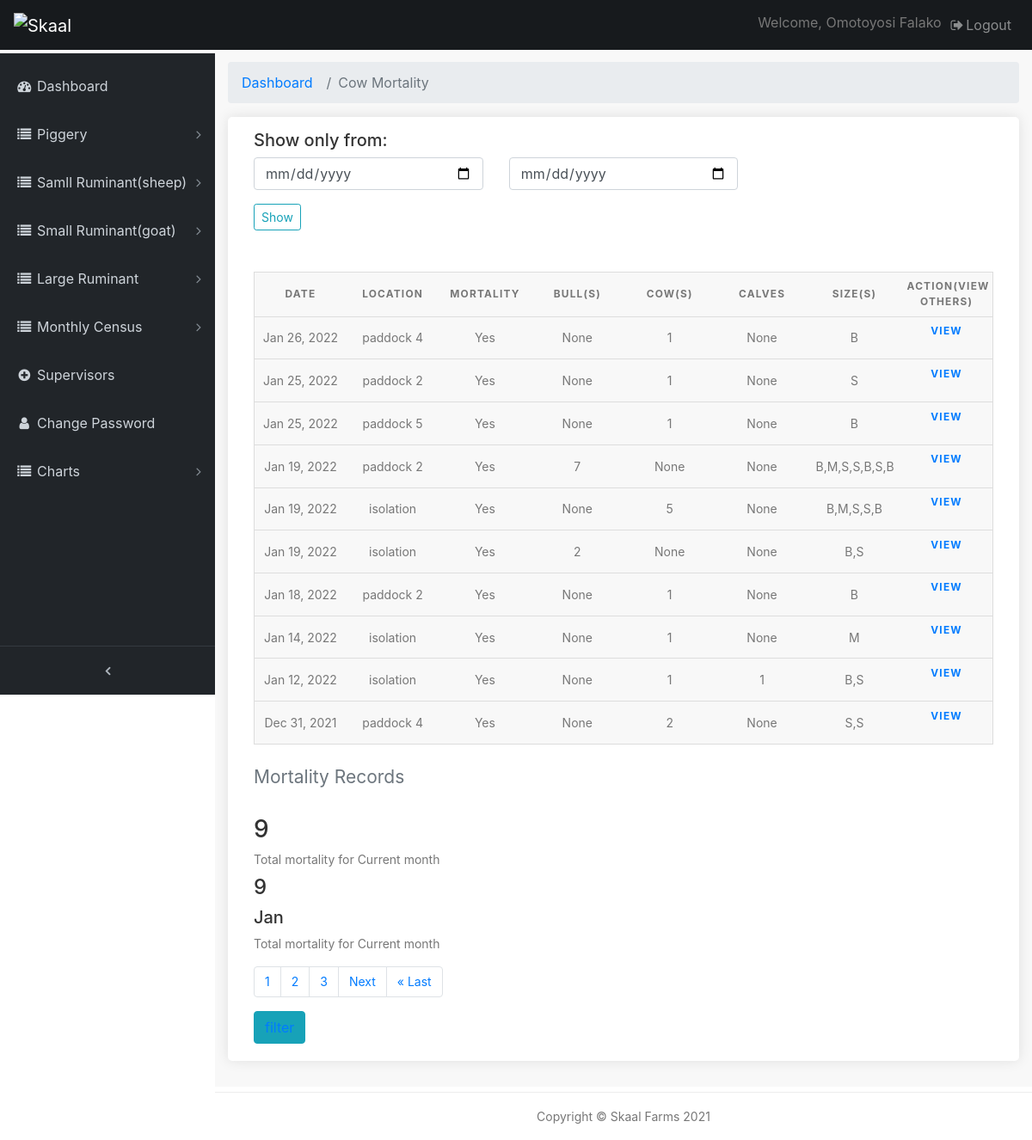
Screenshot of /pages/cow-motality-records (signed in) with the database file from the repository.
### farmrecord/models.py (models this page shows, shortened)
class CowMortality(models.Model):
    mortality = models.CharField(max_length=10, verbose_name='mortality')
    date = models.DateTimeField(default=timezone.now)
    location = models.CharField(max_length=200, verbose_name='loaction(s)')
    cow_num = models.IntegerField(verbose_name='Cow(s)', blank=True, null=True)
    bull_num = models.IntegerField(verbose_name='Bull(s)', blank=True, null=True)
    calves = models.IntegerField(verbose_name='calve(s)', blank=True, null=True)
    section = models.ForeignKey(Section, verbose_name='Section', related_name='category1', null=True, on_delete=models.CASCADE)
    size = models.CharField(max_length=100, verbose_name='Size(s)')
    comment = models.TextField(max_length=500, verbose_name='Cause of death' , blank=True)
    image_1 = models.FileField(verbose_name='first image', blank=True, null=True, upload_to='uploads/',)
    image_2 = models.FileField(verbose_name=' second image', blank=True, null=True, upload_to='uploads/')
    class Meta():
        verbose_name_plural='Cow mortality'

### farmrecord/views.py (the view)
# urls.py: path('cow-motality-records', views.cow_motrec, name='cow_motrec'),
@login_required(login_url='/admin-page/login')
def cow_motrec(request):
    cow_rec =   CowMortality.objects.order_by('-date')
    query_form = CowmotFilter()
    paginated_filtercm = Paginator(cow_rec, 10)
    page_number = request.GET.get('page')
    cm_page_obj = paginated_filtercm.get_page(page_number)
    cowmot_count = CowMortality.objects.all()
    aggregated = cowmot_count.annotate(month=TruncMonth('date')).values('month').annotate(total=Count('mortality'))
    nums = "a" * cm_page_obj.paginator.num_pages
    context = {
        'cm_page_obj': cow_rec,
        'nums': nums,
        'q': query_form,
        'count' : aggregated
    }
    context['cm_page_obj'] = cm_page_obj
    return render(request, 'cowmotrec.html',context)

### farmrecord/forms.py
class CowmotFilter(forms.ModelForm):
    date = forms.DateField(widget=forms.HiddenInput(), required=False)
    start_date = forms.DateField(
        widget=forms.TextInput(attrs={'class': 'form-control', 'type' : 'date', 'placeholder': 'From'}))
    end_date = forms.DateField(
        widget=forms.TextInput(attrs={'class': 'form-control', 'type' : 'date', 'placeholder': 'To'}))
    class Meta:
        model = CowMortality
        fields =('date',)

### templates/cowmotrec.html (shortened to what this page needs)
{% extends 'base.html' %}
{% load static %}
{% block content %}
  <div class="content-wrapper">
    <div class="container-fluid">
      <ol class="breadcrumb">
        <li class="breadcrumb-item">
          <a href="#">Dashboard</a>
        </li>
        <li class="breadcrumb-item active">Cow Mortality</li>
      </ol>
		<div class="box_general padding_bottom">
      <h5>Show only from:</h5>
      <form class="mb-5" action="{% url 'farmrecord:cowmot_filter' %}">
        <div class="row">
          <div class="col-lg-4 col-md-12 form-group">
            {{ q.start_date }}
          </div>
          <div class="col-lg-4 col-md-12 form-group">
            {{ q.end_date }}
          </div>
        </div>
        <input type="submit" class="btn btn-outline-info btn-sm" value="Show">
      </form>
			      <table>
                <caption>Mortality Records</caption>
                <thead>
                  <tr>
                    <th scope="col">Date</th>
                    <th scope="col">Location</th>
                    <th scope="col">Mortality</th>
                    <th scope="col">Bull(s)</th>
                    <th scope="col">Cow(s)</th>
                    <th scope="col">Calves</th>
                    <th scope="col">Size(s)</th>
                    <th scope="col">ACTION(View others)</th>
                  </tr>
                </thead>
                <tbody>
                  {% if  cm_page_obj %}
                  {% for a in cm_page_obj %}
                  <tr>
                    <td data-label="Date">{{ a.date|date:"M d, Y" }}</td>
                    <td data-label="Location">{{ a.location }}</td>
                    <td data-label="Mortality">{{ a.mortality }}</td>
                    <td data-label="Bull(s)">{{ a.bull_num }}</td>
                    <td data-label="Cow(s)">{{ a.cow_num }}</td>
                    <td data-label="Calves">{{ a.calves }}</td>
                    <td data-label="Size(s)">{{ a.size }}</td>
                    <th data-label="Action" class="table"><a href="{% url 'farmrecord:cow_motrec_view' a.id %}" >View</a></th>
                  {% endfor %}
                  {% endif %}
                  </tr>
                </tbody>
            </table>
            {% for a in count %}
            {% if forloop.last %}
            <h3>{{ a.total }}</h3>
            {% endif %}
            {% endfor %}
            {% for a in count %}
            {% if forloop.last %}
            <label for="">Total mortality for Current month</label>
            <h4>{{ a.total }}</h4>
            <h5>{{ a.month|date:"M" }}</h5>
            {% endif %}
            {% endfor %}
            <label for="">Total mortality for Current month</label>
            <div>
              <nav aria-label="Page navigation example">
                <ul class="pagination">
                 {% for i in nums %}
                  <li class="page-item"><a href="?page={{ forloop.counter }}" class="page-link active">{{ forloop.counter }}</a></li>
                 {% endfor %}
                  {% if cm_page_obj.has_next %}
                  <li class="page-item"><a class="page-link" href="?page={{ cm_page_obj.next_page_number }}">Next</a></li>
                  <li class="page-item"><a class="page-link" href="?page={{ cm_page_obj.paginator.num_pages }}">&laquo; Last</a></li>
                  {% endif %}
                </ul>
              </nav>
            </div>
            <button class="btn btn-info"><a href="{% url 'farmrecord:cowmot_filter' %}">filter</a> </button>
		</div>
	  </div>
   	</div>
{% endblock %}

### templates/sidebar.html (shortened to what this page needs)
{% load static %}
<nav class="navbar navbar-expand-lg navbar-dark bg-default fixed-top" id="mainNav">
    <a class="navbar-brand" href="{% url 'farmrecord:index' %}"><img src="" data-retina="true" alt="Skaal" width="150" height="36"></a>
    <div class="collapse navbar-collapse" id="navbarResponsive">
      <ul class="navbar-nav navbar-sidenav" id="exampleAccordion">
        <li class="nav-item" data-toggle="tooltip" data-placement="right" title="Dashboard">
          <a class="nav-link" href="{% url 'farmrecord:index' %}">
            <i class="fa fa-fw fa-dashboard"></i>
            <span class="nav-link-text">Dashboard</span>
          </a>
        </li>
		<li class="nav-item" data-toggle="tooltip" data-placement="right" title="My listings">
          <a class="nav-link nav-link-collapse collapsed" data-toggle="collapse" href="#mortality" data-parent="#mylistings">
            <i class="fa fa-fw fa-list"></i>
            <span class="nav-link-text">Piggery</span>
          </a>
    </li>
    <li class="nav-item" data-toggle="tooltip" data-placement="right" title="My listings">
          <a class="nav-link nav-link-collapse collapsed" data-toggle="collapse" href="#sheep" data-parent="#mylistings">
            <i class="fa fa-fw fa-list"></i>
            <span class="nav-link-text">Samll Ruminant(sheep)</span>
          </a>
    </li>
<li class="nav-item" data-toggle="tooltip" data-placement="right" title="My listings">
  <a class="nav-link nav-link-collapse collapsed" data-toggle="collapse" href="#goat" data-parent="#mylistings">
    <i class="fa fa-fw fa-list"></i>
    <span class="nav-link-text">Small Ruminant(goat)</span>
  </a>
</li>
<li class="nav-item" data-toggle="tooltip" data-placement="right" title="My listings">
  <a class="nav-link nav-link-collapse collapsed" data-toggle="collapse" href="#cow" data-parent="#mylistings">
    <i class="fa fa-fw fa-list"></i>
    <span class="nav-link-text">Large Ruminant</span>
  </a>
</li>
<li class="nav-item" data-toggle="tooltip" data-placement="right" title="My listings">
  <a class="nav-link nav-link-collapse collapsed" data-toggle="collapse" href="#Procurement" data-parent="#mylistings">
    <i class="fa fa-fw fa-list"></i>
    <span class="nav-link-text">Monthly Census</span>
  </a>
</li>
		<li class="nav-item" data-toggle="tooltip" data-placement="right" title="Add listing">
          <a class="nav-link" href="#">
            <i class="fa fa-fw fa-plus-circle"></i>
            <span class="nav-link-text">Supervisors</span>
          </a>
        </li>
		<li class="nav-item" data-toggle="tooltip" data-placement="right" title="My profile">
          <a class="nav-link" href="#">
            <i class="fa fa-fw fa-user"></i>
            <span class="nav-link-text">Change Password</span>
          </a>
        </li>
        <li class="nav-item" data-toggle="tooltip" data-placement="right" title="My listingsc">
          <a class="nav-link nav-link-collapse collapsed" data-toggle="collapse" href="#chart" data-parent="#mylistingsc">
            <i class="fa fa-fw fa-list"></i>
            <span class="nav-link-text">Charts</span>
          </a>
        </li>
      </ul>
      <ul class="navbar-nav sidenav-toggler">
        <li class="nav-item">
          <a class="nav-link text-center" id="sidenavToggler">
            <i class="fa fa-fw fa-angle-left"></i>
          </a>
        </li>
      </ul>
      <ul class="navbar-nav ml-auto">
        <li class="nav-item">
          <span style="line-height: 35px;">Welcome, {{ request.user.get_full_name }}</span>
        </li>
        <li class="nav-item">
          <a class="nav-link" data-toggle="modal" data-target="#exampleModal">
            <i class="fa fa-fw fa-sign-out"></i>Logout</a>
        </li>
      </ul>
    </div>
  </nav>

### static/css/admin.css (style rules this page uses)
html { position: relative; min-height: 100%; }
body { overflow-x: hidden; }
body.sticky-footer { margin-bottom: 62px; }
body.sticky-footer .content-wrapper { min-height: calc(100vh - 62px - 62px); }
body.fixed-nav { padding-top: 56px; }
.content-wrapper { min-height: calc(100vh - 62px); padding-top: 1rem; }
#mainNav .navbar-collapse { overflow: auto; max-height: 75vh; }
#mainNav .navbar-collapse .navbar-nav .nav-item .nav-link { cursor: pointer; }
#mainNav .navbar-collapse .navbar-sidenav .nav-link-collapse:after { float: right; content: '\f107'; font-family: 'FontAwesome'; }
#mainNav .navbar-collapse .navbar-sidenav .nav-link-collapse.collapsed:after { content: '\f105'; }
#mainNav .navbar-collapse .sidenav-toggler { display: none; }
@media (min-width: 992px) { #mainNav .navbar-brand { width: 250px; } }
@media (min-width: 992px) { #mainNav .navbar-collapse { overflow: visible; max-height: none; } }
@media (min-width: 992px) { #mainNav .navbar-collapse .navbar-sidenav { position: absolute; top: 0; left: 0; overflow-x: hidden; overflow-y: auto; -webkit-flex-direction: column; -ms-flex-direction: column; flex-direction: column; margin-top: 62px; } }
@media (min-width: 992px) { #mainNav .navbar-collapse .navbar-sidenav > .nav-item { width: 250px; padding: 0; } }
@media (min-width: 992px) { #mainNav .navbar-collapse .navbar-sidenav > .nav-item > .nav-link { padding: 1em; padding-left: 18px; } }
#mainNav.fixed-top .sidenav-toggler { display: none; }
@media (min-width: 992px) { #mainNav.fixed-top .navbar-sidenav { height: calc(100vh - 111px); } }
@media (min-width: 992px) { #mainNav.fixed-top .sidenav-toggler { position: absolute; top: 0; left: 0; display: flex; overflow-x: hidden; overflow-y: auto; -webkit-flex-direction: column; -ms-flex-direction: column; flex-direction: column; margin-top: calc(100vh - 49px); } }
@media (min-width: 992px) { #mainNav.fixed-top .sidenav-toggler > .nav-item { width: 250px; padding: 0; } }
@media (min-width: 992px) { #mainNav.fixed-top .sidenav-toggler > .nav-item > .nav-link { padding: 1em; } }
#mainNav.fixed-top.navbar-dark .sidenav-toggler { background-color: #212529; border-top: 1px solid #343a40; }
#mainNav.fixed-top.navbar-dark .sidenav-toggler a i { color: #adb5bd; }
.content-wrapper { overflow-x: hidden; background: white; }
@media (min-width: 992px) { .content-wrapper { margin-left: 250px; } }
#sidenavToggler i { font-weight: 800; }
#mainNav.navbar-dark .navbar-collapse .navbar-sidenav .nav-link-collapse:after { color: #868e96; }
#mainNav.navbar-dark .navbar-collapse .navbar-sidenav > .nav-item > .nav-link { color: #ced4da; }
@media (min-width: 992px) { #mainNav.navbar-dark .navbar-collapse .navbar-sidenav { background: #212529; padding-top: 10px; } }
body { background: #f8f8f8; color: #777 !important; font-family: "Poppins", Helvetica, sans-serif; font-size: 14px; font-size: 0.875rem; }
.content-wrapper { background: #f8f8f8; }
h1, h2, h3, h4, h5, h6 { color: #333 !important; }
a { color: #0054a6; text-decoration: none; -moz-transition: all 0.5s ease-in-out; -o-transition: all 0.5s ease-in-out; -webkit-transition: all 0.5s ease-in-out; -ms-transition: all 0.5s ease-in-out; transition: all 0.5s ease-in-out; outline: none; }
.bg-default { background-color: #171a1d; }
.form-control { font-size: 14px; font-size: 0.875rem; padding: .65rem; }
.page-link { color: #0054a6; border: 1px solid #e1e8ed; }
.box_general { background-color: #fff; padding: 15px 30px 0 30px; -webkit-border-radius: 5px; -moz-border-radius: 5px; -ms-border-radius: 5px; border-radius: 5px; margin-bottom: 30px; color: #777; font-size: 14px; font-size: 0.875rem; -webkit-box-shadow: 0px 0px 15px 0px rgba(0, 0, 0, 0.1); -moz-box-shadow: 0px 0px 15px 0px rgba(0, 0, 0, 0.1); box-shadow: 0px 0px 15px 0px rgba(0, 0, 0, 0.1); }
.box_general.padding_bottom { padding-bottom: 20px; }

### static/css/custom.css (style rules this page uses)
.item, img { height: 100 !important; width: 100 !important; border: 1px solid red; }

### static/css/table.css (style rules this page uses)
table { border: 1px solid #ccc; border-collapse: collapse; margin: 0; padding: 0; width: 100%; table-layout: fixed; }
table caption { font-size: 1.5em; margin: .5em 0 .75em; }
table tr { background-color: #f8f8f8; border: 1px solid #ddd; padding: .35em; }
table th, table td { padding: .625em; text-align: center; }
table th { font-size: .85em; letter-spacing: .1em; text-transform: uppercase; }
body { font-family: "Open Sans", sans-serif; line-height: 1.25; }
.table { display:block; text-decoration:none; }

### rows the page displays
CowMortality: date "Jan 26, 2022", location "paddock 4", mortality "Yes", bull_num "None", cow_num "1", calves "None", size "B"
CowMortality: date "Jan 25, 2022", location "paddock 2", mortality "Yes", bull_num "None", cow_num "1", calves "None", size "S"
CowMortality: date "Jan 25, 2022", location "paddock 5", mortality "Yes", bull_num "None", cow_num "1", calves "None", size "B"
CowMortality: date "Jan 19, 2022", location "paddock 2", mortality "Yes", bull_num "7", cow_num "None", calves "None", size "B,M,S,S,B,S,B"
CowMortality: date "Jan 19, 2022", location "isolation", mortality "Yes", bull_num "None", cow_num "5", calves "None", size "B,M,S,S,B"
CowMortality: date "Jan 19, 2022", location "isolation", mortality "Yes", bull_num "2", cow_num "None", calves "None", size "B,S"
CowMortality: date "Jan 18, 2022", location "paddock 2", mortality "Yes", bull_num "None", cow_num "1", calves "None", size "B"
CowMortality: date "Jan 14, 2022", location "isolation", mortality "Yes", bull_num "None", cow_num "1", calves "None", size "M"
CowMortality: date "Jan 12, 2022", location "isolation", mortality "Yes", bull_num "None", cow_num "1", calves "1", size "B,S"
CowMortality: date "Dec 31, 2021", location "paddock 4", mortality "Yes", bull_num "None", cow_num "2", calves "None", size "S,S"

### other values shown
{{ request.user.get_full_name }} "Omotoyosi Falako"
{{ a.total }} "9"
{{ a.month|date:"M" }} "Jan"
